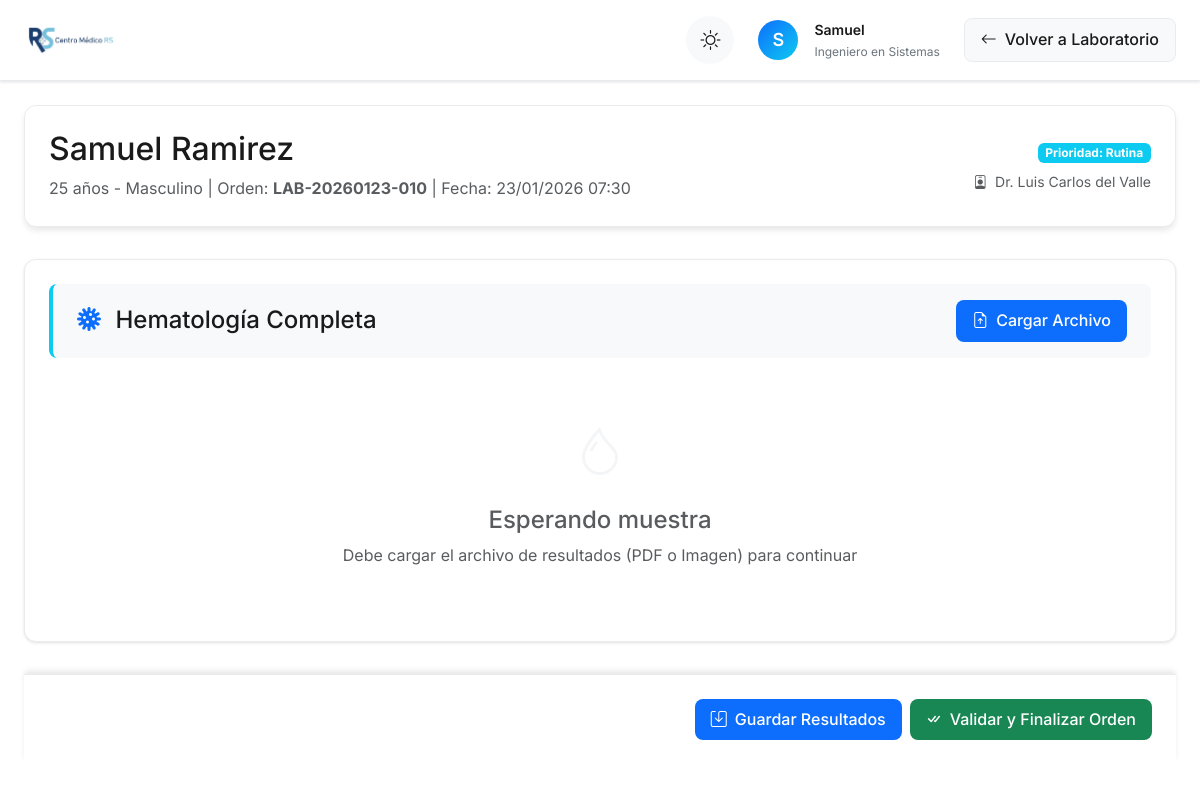
Page /php/laboratory/procesar_orden.php?id=13 (signed in) on the committed database.
### tables this page shows
CREATE TABLE `ordenes_laboratorio` (
  `id_orden` int NOT NULL,
  `numero_orden` varchar(20) NOT NULL,
  `id_paciente` int NOT NULL,
  `id_doctor` int DEFAULT NULL,
  `id_encamamiento` int DEFAULT NULL COMMENT 'NULL si es paciente ambulatorio',
  `fecha_orden` datetime NOT NULL,
  `prioridad` enum('Rutina','Urgente','STAT') DEFAULT 'Rutina',
  `estado` enum('Pendiente','Muestra_Recibida','En_Proceso','Completada','Cancelada','Entregada') DEFAULT 'Pendiente',
  `diagnostico_clinico` text,
  `indicaciones_especiales` text,
  `observaciones` text,
  `creado_por` int DEFAULT NULL,
  `fecha_muestra_recibida` datetime DEFAULT NULL,
  `fecha_completada` datetime DEFAULT NULL,
  `fecha_entregada` datetime DEFAULT NULL,
  `entregado_a` varchar(255) DEFAULT NULL,
  `metodo_entrega` enum('En_Persona','Correo','WhatsApp','Sistema') DEFAULT 'En_Persona',
  `fecha_creacion` timestamp NULL DEFAULT CURRENT_TIMESTAMP,
  `fecha_actualizacion` timestamp NULL DEFAULT CURRENT_TIMESTAMP ON UPDATE CURRENT_TIMESTAMP,
  `archivo_resultados` text
);

CREATE TABLE `pacientes` (
  `id_paciente` int NOT NULL,
  `nombre` varchar(100) NOT NULL,
  `apellido` varchar(100) NOT NULL,
  `fecha_nacimiento` date NOT NULL,
  `genero` enum('Masculino','Femenino') NOT NULL,
  `direccion` varchar(255) DEFAULT NULL,
  `telefono` varchar(15) DEFAULT NULL,
  `correo` varchar(100) DEFAULT NULL,
  `fecha_registro` timestamp NULL DEFAULT CURRENT_TIMESTAMP
);

CREATE TABLE `usuarios` (
  `idUsuario` int NOT NULL,
  `usuario` varchar(255) NOT NULL,
  `password` varchar(255) NOT NULL,
  `nombre` varchar(255) NOT NULL,
  `apellido` varchar(255) NOT NULL,
  `especialidad` varchar(255) DEFAULT NULL,
  `tipoUsuario` enum('admin','doc','user','') NOT NULL,
  `clinica` varchar(255) NOT NULL,
  `telefono` varchar(255) NOT NULL,
  `email` varchar(255) NOT NULL,
  `permisos_modulos` text
);

CREATE TABLE `orden_pruebas` (
  `id_orden_prueba` int NOT NULL,
  `id_orden` int NOT NULL,
  `id_prueba` int NOT NULL,
  `estado` enum('Pendiente','Muestra_Recibida','En_Proceso','Resultados_Parciales','Completada','Validada','Cancelada') DEFAULT 'Pendiente',
  `fecha_muestra_recibida` datetime DEFAULT NULL,
  `fecha_inicio_proceso` datetime DEFAULT NULL,
  `fecha_completada` datetime DEFAULT NULL,
  `fecha_validada` datetime DEFAULT NULL,
  `notas_tecnico` text,
  `archivo_resultados` varchar(255) DEFAULT NULL,
  `procesado_por` int DEFAULT NULL,
  `validado_por` int DEFAULT NULL,
  `fecha_creacion` timestamp NULL DEFAULT CURRENT_TIMESTAMP,
  `fecha_actualizacion` timestamp NULL DEFAULT CURRENT_TIMESTAMP ON UPDATE CURRENT_TIMESTAMP
);

CREATE TABLE `catalogo_pruebas` (
  `id_prueba` int NOT NULL,
  `codigo_prueba` varchar(20) NOT NULL,
  `nombre_prueba` varchar(255) NOT NULL,
  `abreviatura` varchar(50) DEFAULT NULL,
  `muestra_requerida` varchar(100) DEFAULT NULL COMMENT 'Ej: Sangre Total (EDTA)',
  `metodo_toma` varchar(500) DEFAULT NULL COMMENT 'Instrucciones de toma de muestra',
  `precio` decimal(10,2) NOT NULL DEFAULT '0.00',
  `tiempo_procesamiento_horas` int DEFAULT '24',
  `requiere_ayuno` tinyint(1) DEFAULT '0',
  `horas_ayuno` int DEFAULT NULL,
  `estado` enum('Activo','Inactivo','Descontinuado') DEFAULT 'Activo',
  `categoria` varchar(100) DEFAULT NULL COMMENT 'Ej: Hematología, Química, Hormonas',
  `notas` text,
  `fecha_creacion` timestamp NULL DEFAULT CURRENT_TIMESTAMP,
  `fecha_actualizacion` timestamp NULL DEFAULT CURRENT_TIMESTAMP ON UPDATE CURRENT_TIMESTAMP
);

### php/laboratory/procesar_orden.php (the view, shortened to what this page needs)
<?php
require_once '../../config/database.php';
try {
    $database = new Database();
    $conn = $database->getConnection();
    $user_name = $_SESSION['nombre'];
    $user_specialty = $_SESSION['especialidad'] ?? 'Profesional de Laboratorio';
    $id_orden = $_GET['id'] ?? null;
    $stmt = $conn->prepare("
        SELECT ol.*, p.nombre, p.apellido, p.genero, p.fecha_nacimiento,
               u.nombre as doctor_nombre, u.apellido as doctor_apellido
        FROM ordenes_laboratorio ol
        JOIN pacientes p ON ol.id_paciente = p.id_paciente
        LEFT JOIN usuarios u ON ol.id_doctor = u.idUsuario
        WHERE ol.id_orden = ?
    ");
    $stmt->execute([$id_orden]);
    $orden = $stmt->fetch(PDO::FETCH_ASSOC);
    $stmt = $conn->prepare("
        SELECT op.*, cp.nombre_prueba, cp.codigo_prueba
        FROM orden_pruebas op
        JOIN catalogo_pruebas cp ON op.id_prueba = cp.id_prueba
        WHERE op.id_orden = ?
    ");
    $stmt->execute([$id_orden]);
    $pruebas = $stmt->fetchAll(PDO::FETCH_ASSOC);
    $edad = date_diff(date_create($orden['fecha_nacimiento']), date_create('today'))->y;
    $genero = $orden['genero'];
} catch (Exception $e) {
    error_log("Error en procesar_orden: " . $e->getMessage());
    die("Error al cargar la orden. Por favor, contacte al administrador.");
}
?>
<!DOCTYPE html>
<html lang="es" data-theme="light">
<head>
    <link rel="stylesheet" href="https://cdn.jsdelivr.net/npm/bootstrap-icons@1.10.0/font/bootstrap-icons.css">
    <link rel="stylesheet" href="https://cdn.jsdelivr.net/npm/sweetalert2@11/dist/sweetalert2.min.css">
    <link href="https://cdn.jsdelivr.net/npm/bootstrap@5.3.0/dist/css/bootstrap.min.css" rel="stylesheet">
</head>
<body>
    <div class="dashboard-container">
        <header class="dashboard-header">
            <div class="header-content">
                <div class="brand-container">
                    <img src="../../assets/img/cmrs.png" alt="Centro Médico RS" class="brand-logo">
                </div>
                <div class="header-controls">
                    <div class="theme-toggle">
                        <button id="themeSwitch" class="theme-btn" aria-label="Cambiar tema claro/oscuro">
                            <i class="bi bi-sun theme-icon sun-icon"></i>
                        </button>
                    </div>
                    <div class="header-user">
                        <div class="header-avatar">
                            <?php echo strtoupper(substr($user_name, 0, 1)); ?>
                        </div>
                        <div class="header-details">
                            <span class="header-name"><?php echo htmlspecialchars($user_name); ?></span>
                            <span class="header-role"><?php echo htmlspecialchars($user_specialty); ?></span>
                        </div>
                    </div>
                    <a href="index.php" class="back-btn">
                        <i class="bi bi-arrow-left"></i>
                        <span>Volver a Laboratorio</span>
                    </a>
                </div>
            </div>
        </header>
        <main class="main-content">
            <div class="patient-header-card animate-in">
                <div>
                    <h2 class="mb-2"><?php echo htmlspecialchars($orden['nombre'] . ' ' . $orden['apellido']); ?></h2>
                    <p class="text-muted mb-0">
                        <?php echo $edad; ?> años - <?php echo $genero; ?> |
                        Orden: <strong><?php echo $orden['numero_orden']; ?></strong> |
                        Fecha: <?php echo date('d/m/Y H:i', strtotime($orden['fecha_orden'])); ?>
                    </p>
                </div>
                <div class="text-end">
                    <div class="badge <?php echo $orden['prioridad'] === 'Rutina' ? 'bg-info' : 'bg-danger'; ?> mb-2">
                        Prioridad: <?php echo $orden['prioridad']; ?>
                    </div>
                    <p class="small text-muted mb-0">
                        <i class="bi bi-person-badge me-1"></i>
                        Dr. <?php echo htmlspecialchars($orden['doctor_nombre'] . ' ' . $orden['doctor_apellido']); ?>
                    </p>
                </div>
            </div>
            <form id="resultsForm" action="api/save_results.php" method="POST" enctype="multipart/form-data">
                <?php foreach ($pruebas as $prueba): ?>
                    <div class="test-processing-section animate-in delay-1"
                        data-id-orden-prueba="<?php echo $prueba['id_orden_prueba']; ?>">
                        <div class="test-title-bar">
                            <h4 class="mb-0">
                                <i class="bi bi-virus text-primary me-2"></i>
                                <?php echo htmlspecialchars($prueba['nombre_prueba']); ?>
                            </h4>
                            <div>
                                <?php if ($prueba['estado'] === 'Pendiente'): ?>
                                    <button type="button" class="action-btn"
                                        onclick="openFileUploadModal(<?php echo $prueba['id_orden_prueba']; ?>, <?php echo $id_orden; ?>)">
                                        <i class="bi bi-file-earmark-arrow-up"></i> Cargar Archivo
                                    </button>
                                <?php endif; ?>
                            </div>
                        </div>
                        <?php if ($prueba['estado'] !== 'Pendiente'): ?>
                            <div class="result-display-area p-4 text-center">
                                <?php
                                $stmt_file = $conn->prepare("SELECT id_archivo, nombre_archivo, tipo_contenido FROM archivos_orden WHERE id_orden_prueba = ? ORDER BY id_archivo DESC LIMIT 1");
                                $stmt_file->execute([$prueba['id_orden_prueba']]);
                                $file_data = $stmt_file->fetch(PDO::FETCH_ASSOC);
                                if ($file_data):
                                    $file_url = "api/get_file.php?id=" . $file_data['id_archivo'];
                                    $mime_type = $file_data['tipo_contenido'];
                                    if (strpos($mime_type, 'image') !== false): ?>
                                        <div class="mb-3">
                                            <img src="<?php echo htmlspecialchars($file_url); ?>" class="img-fluid rounded border"
                                                style="max-height: 600px;" alt="Resultado">
                                        </div>
                                    <?php elseif (strpos($mime_type, 'pdf') !== false): ?>
                                        <div class="ratio ratio-16x9">
                                            <iframe src="<?php echo htmlspecialchars($file_url); ?>" frameborder="0"></iframe>
                                        </div>
                                    <?php endif; ?>
                                    <div class="mt-3">
                                        <a href="<?php echo htmlspecialchars($file_url); ?>" target="_blank"
                                            class="btn btn-primary">
                                            <i class="bi bi-arrows-fullscreen me-1"></i> Ver en Pantalla Completa
                                        </a>
                                    </div>
                                <?php else: ?>
                                    <div class="alert alert-info">
                                        <i class="bi bi-info-circle me-2"></i>
                                        El archivo está siendo procesado o no se encontró. Reintente subirlo.
                                    </div>
                                <?php endif; ?>
                            </div>
                        <?php else: ?>
                            <div class="empty-state">
                                <div class="empty-icon">
                                    <i class="bi bi-droplet"></i>
                                </div>
                                <h4 class="text-muted mb-2">Esperando muestra</h4>
                                <p class="text-muted mb-3">Debe cargar el archivo de resultados (PDF o Imagen) para continuar
                                </p>
                            </div>
                        <?php endif; ?>
                    </div>
                <?php endforeach; ?>
                <div class="sticky-bottom">
                    <div class="d-flex justify-content-end gap-2">
                        <button type="submit" class="action-btn">
                            <i class="bi bi-save"></i> Guardar Resultados
                        </button>
                        <button type="button" class="action-btn success" onclick="validateAndFinalize()">
                            <i class="bi bi-check-all"></i> Validar y Finalizar Orden
                        </button>
                    </div>
                </div>
            </form>
        </main>
    </div>
</body>
</html>

### rows in the picture
ordenes_laboratorio: id_paciente.apellido "Samuel Ramirez", id_paciente.fecha_nacimiento "25", id_paciente.genero "Masculino", numero_orden "LAB-20260123-010", fecha_orden "23/01/2026 07:30", prioridad "Rutina", id_doctor.apellido "Luis Carlos del Valle"
orden_pruebas: id_prueba.nombre_prueba "Hematología Completa", estado "Pendiente" (drawn), shows "Debe cargar el archivo de resultados (PDF o Imagen) para continuar"

### other values in the picture
substr($user_name, 0, 1) "S"
$user_name "Samuel"
$user_specialty "Ingeniero en Sistemas"
